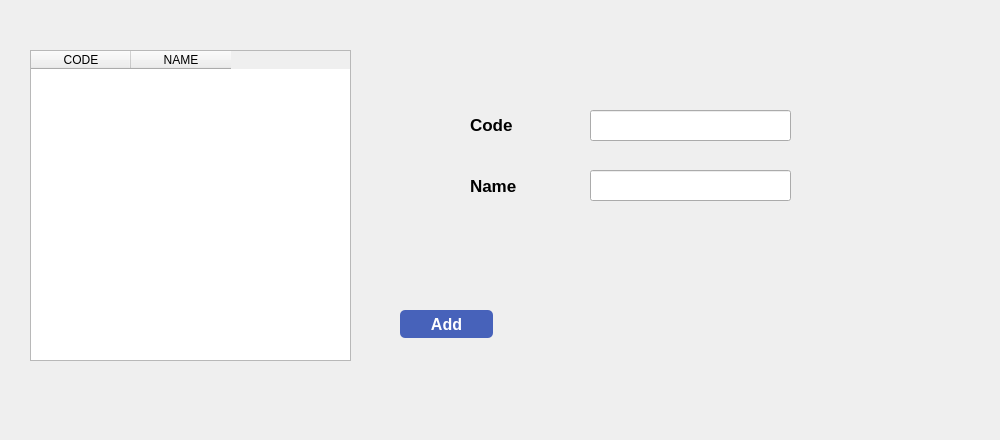
      <widget class="QWidget" name="Code2Details">
       <widget class="QLabel" name="label_4">
        <property name="geometry">
         <rect>
          <x>0</x>
          <y>0</y>
          <width>991</width>
          <height>431</height>
         </rect>
        </property>
        <property name="autoFillBackground">
         <bool>false</bool>
        </property>
        <property name="text">
         <string/>
        </property>
       </widget>
       <widget class="QLabel" name="lb_parameter_name_3">
        <property name="geometry">
         <rect>
          <x>470</x>
          <y>170</y>
          <width>101</width>
          <height>31</height>
         </rect>
        </property>
        <property name="font">
         <font>
          <pointsize>13</pointsize>
          <weight>75</weight>
          <bold>true</bold>
         </font>
        </property>
        <property name="text">
         <string>Name</string>
        </property>
       </widget>
       <widget class="QLineEdit" name="le_parameter_code_3">
        <property name="geometry">
         <rect>
          <x>590</x>
          <y>110</y>
          <width>201</width>
          <height>31</height>
         </rect>
        </property>
       </widget>
       <widget class="QPushButton" name="pb_parameter_print_3">
        <property name="geometry">
         <rect>
          <x>510</x>
          <y>310</y>
          <width>91</width>
          <height>28</height>
         </rect>
        </property>
        <property name="styleSheet">
         <string notr="true">
boder-style: outset;
border-wiidth: 2px;
border-radius: 5px;
border-color: black;
font: bold 16px;
</string>
        </property>
        <property name="text">
         <string/>
        </property>
        <property name="icon">
         <iconset>
          <normaloff>WeighBridgeScreens/Button/print.png</normaloff>WeighBridgeScreens/Button/print.png</iconset>
        </property>
        <property name="iconSize">
         <size>
          <width>103</width>
          <height>30</height>
         </size>
        </property>
       </widget>
       <widget class="QPushButton" name="pb_parameter_delete_3">
        <property name="geometry">
         <rect>
          <x>510</x>
          <y>270</y>
          <width>91</width>
          <height>28</height>
         </rect>
        </property>
        <property name="styleSheet">
         <string notr="true">
color:white;
boder-style: outset;
border-wiidth: 2px;
border-radius: 5px;
border-color: black;
font: bold 16px;
</string>
        </property>
        <property name="text">
         <string/>
        </property>
        <property name="icon">
         <iconset>
          <normaloff>WeighBridgeScreens/Button/delete.png</normaloff>WeighBridgeScreens/Button/delete.png</iconset>
        </property>
        <property name="iconSize">
         <size>
          <width>103</width>
          <height>30</height>
         </size>
        </property>
       </widget>
       <widget class="QPushButton" name="pb_parameter_close_3">
        <property name="geometry">
         <rect>
          <x>620</x>
          <y>310</y>
          <width>91</width>
          <height>28</height>
         </rect>
        </property>
        <property name="styleSheet">
         <string notr="true">
boder-style: outset;
border-wiidth: 2px;
border-radius: 5px;
border-color: black;
font: bold 16px;
</string>
        </property>
        <property name="text">
         <string/>
        </property>
        <property name="icon">
         <iconset>
          <normaloff>WeighBridgeScreens/Button/close.png</normaloff>WeighBridgeScreens/Button/close.png</iconset>
        </property>
        <property name="iconSize">
         <size>
          <width>103</width>
          <height>30</height>
         </size>
        </property>
       </widget>
       <widget class="QLabel" name="lb_parameter_code_3">
        <property name="geometry">
         <rect>
          <x>470</x>
          <y>110</y>
          <width>101</width>
          <height>31</height>
         </rect>
        </property>
        <property name="font">
         <font>
          <pointsize>13</pointsize>
          <weight>75</weight>
          <bold>true</bold>
         </font>
        </property>
        <property name="text">
         <string>&lt;html&gt;&lt;head/&gt;&lt;body&gt;&lt;p&gt;&lt;span style=&quot; color:#000000;&quot;&gt;Code&lt;/span&gt;&lt;/p&gt;&lt;/body&gt;&lt;/html&gt;</string>
        </property>
       </widget>
       <widget class="QLineEdit" name="le_parameter_name_3">
        <property name="geometry">
         <rect>
          <x>590</x>
          <y>170</y>
          <width>201</width>
          <height>31</height>
         </rect>
        </property>
        <property name="text">
         <string/>
        </property>
       </widget>
       <widget class="QPushButton" name="pb_parameter_create_3">
        <property name="geometry">
         <rect>
          <x>400</x>
          <y>270</y>
          <width>91</width>
          <height>28</height>
         </rect>
        </property>
        <property name="styleSheet">
         <string notr="true">
color:white;
boder-style: outset;
border-wiidth: 2px;
border-radius: 5px;
border-color: black;
font: bold 16px;
</string>
        </property>
        <property name="text">
         <string/>
        </property>
        <property name="icon">
         <iconset>
          <normaloff>WeighBridgeScreens/Button/create.png</normaloff>WeighBridgeScreens/Button/create.png</iconset>
        </property>
        <property name="iconSize">
         <size>
          <width>103</width>
          <height>30</height>
         </size>
        </property>
       </widget>
       <widget class="QPushButton" name="pb_parameter_cancel_3">
        <property name="geometry">
         <rect>
          <x>840</x>
          <y>270</y>
          <width>91</width>
          <height>28</height>
         </rect>
        </property>
        <property name="styleSheet">
         <string notr="true">
boder-style: outset;
border-wiidth: 2px;
border-radius: 5px;
border-color: black;
font: bold 16px;
</string>
        </property>
        <property name="text">
         <string/>
        </property>
        <property name="icon">
         <iconset>
          <normaloff>WeighBridgeScreens/Button/cancel.png</normaloff>WeighBridgeScreens/Button/cancel.png</iconset>
        </property>
        <property name="iconSize">
         <size>
          <width>103</width>
          <height>30</height>
         </size>
        </property>
       </widget>
       <widget class="QPushButton" name="pb_parameter_save_3">
        <property name="geometry">
         <rect>
          <x>730</x>
          <y>270</y>
          <width>91</width>
          <height>28</height>
         </rect>
        </property>
        <property name="styleSheet">
         <string notr="true">
boder-style: outset;
border-wiidth: 2px;
border-radius: 5px;
border-color: black;
font: bold 16px;
</string>
        </property>
        <property name="text">
         <string/>
        </property>
        <property name="icon">
         <iconset>
          <normaloff>WeighBridgeScreens/Button/save.png</normaloff>WeighBridgeScreens/Button/save.png</iconset>
        </property>
        <property name="iconSize">
         <size>
          <width>103</width>
          <height>30</height>
         </size>
        </property>
       </widget>
       <widget class="QTableWidget" name="tableWidget_3">
        <property name="geometry">
         <rect>
          <x>30</x>
          <y>50</y>
          <width>321</width>
          <height>311</height>
         </rect>
        </property>
        <property name="columnCount">
         <number>2</number>
        </property>
        <column>
         <property name="text">
          <string>CODE</string>
         </property>
        </column>
        <column>
         <property name="text">
          <string>NAME</string>
         </property>
        </column>
       </widget>
       <widget class="QPushButton" name="pb_parameter_edit_3">
        <property name="geometry">
         <rect>
          <x>620</x>
          <y>270</y>
          <width>91</width>
          <height>28</height>
         </rect>
        </property>
        <property name="styleSheet">
         <string notr="true">
boder-style: outset;
border-wiidth: 2px;
border-radius: 5px;
border-color: black;
font: bold 16px;
</string>
        </property>
        <property name="text">
         <string/>
        </property>
        <property name="icon">
         <iconset>
          <normaloff>WeighBridgeScreens/Button/edit.png</normaloff>WeighBridgeScreens/Button/edit.png</iconset>
        </property>
        <property name="iconSize">
         <size>
          <width>103</width>
          <height>30</height>
         </size>
        </property>
       </widget>
       <widget class="QPushButton" name="pb_parameter_add_3">
        <property name="geometry">
         <rect>
          <x>400</x>
          <y>310</y>
          <width>93</width>
          <height>28</height>
         </rect>
        </property>
        <property name="styleSheet">
         <string notr="true">background-color: rgb(71, 98, 186);
color:white;
boder-style: outset;
border-wiidth: 2px;
border-radius: 5px;
border-color: black;
font: bold 16px;
</string>
        </property>
        <property name="text">
         <string>Add</string>
        </property>
       </widget>
      </widget>
